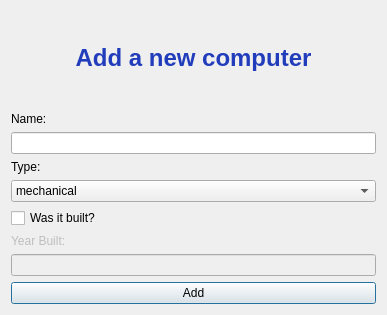
<?xml version="1.0" encoding="UTF-8"?>
<ui version="4.0">
 <class>AddComputerDialog</class>
 <widget class="QDialog" name="AddComputerDialog">
  <property name="geometry">
   <rect>
    <x>0</x>
    <y>0</y>
    <width>387</width>
    <height>315</height>
   </rect>
  </property>
  <property name="windowTitle">
   <string>Add computer</string>
  </property>
  <layout class="QVBoxLayout" name="verticalLayout_7">
   <item>
    <widget class="QLabel" name="label_add_computer">
     <property name="text">
      <string>&lt;html&gt;&lt;head/&gt;&lt;body&gt;&lt;p align=&quot;center&quot;&gt;&lt;span style=&quot; font-size:18pt; font-weight:600; color:#213dbc;&quot;&gt;Add a new computer&lt;/span&gt;&lt;/p&gt;&lt;/body&gt;&lt;/html&gt;</string>
     </property>
     <property name="wordWrap">
      <bool>true</bool>
     </property>
    </widget>
   </item>
   <item>
    <layout class="QVBoxLayout" name="verticalLayout_6">
     <item>
      <layout class="QVBoxLayout" name="verticalLayout_5">
       <item>
        <layout class="QVBoxLayout" name="verticalLayout">
         <item>
          <layout class="QHBoxLayout" name="horizontalLayout">
           <item>
            <widget class="QLabel" name="label_computer_name">
             <property name="text">
              <string>Name:</string>
             </property>
            </widget>
           </item>
           <item>
            <widget class="QLabel" name="label_error_computer_name">
             <property name="text">
              <string/>
             </property>
            </widget>
           </item>
          </layout>
         </item>
        </layout>
       </item>
      </layout>
     </item>
     <item>
      <widget class="QLineEdit" name="input_computer_name"/>
     </item>
     <item>
      <layout class="QVBoxLayout" name="verticalLayout_2">
       <item>
        <layout class="QHBoxLayout" name="horizontalLayout_3">
         <item>
          <widget class="QLabel" name="label_computer_type">
           <property name="text">
            <string>Type:</string>
           </property>
          </widget>
         </item>
         <item>
          <widget class="QLabel" name="label_error_computer_type">
           <property name="text">
            <string/>
           </property>
          </widget>
         </item>
        </layout>
       </item>
      </layout>
     </item>
     <item>
      <widget class="QComboBox" name="input_computer_type">
       <item>
        <property name="text">
         <string>mechanical</string>
        </property>
       </item>
       <item>
        <property name="text">
         <string>electronic</string>
        </property>
       </item>
       <item>
        <property name="text">
         <string>transistor</string>
        </property>
       </item>
      </widget>
     </item>
     <item>
      <layout class="QVBoxLayout" name="verticalLayout_3">
       <item>
        <widget class="QCheckBox" name="checkbox_computer_was_built">
         <property name="text">
          <string>Was it built?</string>
         </property>
        </widget>
       </item>
      </layout>
     </item>
     <item>
      <layout class="QVBoxLayout" name="verticalLayout_4">
       <item>
        <layout class="QHBoxLayout" name="horizontalLayout_2">
         <item>
          <widget class="QLabel" name="label_computer_year_built">
           <property name="enabled">
            <bool>false</bool>
           </property>
           <property name="text">
            <string>Year Built:</string>
           </property>
          </widget>
         </item>
         <item>
          <widget class="QLabel" name="label_error_computer_year_built">
           <property name="text">
            <string/>
           </property>
          </widget>
         </item>
        </layout>
       </item>
      </layout>
     </item>
     <item>
      <widget class="QLineEdit" name="input_computer_year_built">
       <property name="enabled">
        <bool>false</bool>
       </property>
      </widget>
     </item>
     <item>
      <widget class="QPushButton" name="button_add_computer">
       <property name="text">
        <string>Add</string>
       </property>
      </widget>
     </item>
    </layout>
   </item>
  </layout>
 </widget>
 <resources/>
 <connections/>
</ui>
